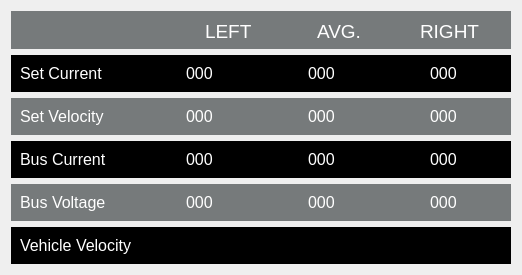
        <widget class="QWidget" name="block1" native="true">
         <property name="sizePolicy">
          <sizepolicy hsizetype="Preferred" vsizetype="Fixed">
           <horstretch>0</horstretch>
           <verstretch>0</verstretch>
          </sizepolicy>
         </property>
         <property name="minimumSize">
          <size>
           <width>0</width>
           <height>275</height>
          </size>
         </property>
         <property name="maximumSize">
          <size>
           <width>16777215</width>
           <height>250</height>
          </size>
         </property>
         <property name="styleSheet">
          <string notr="true">QWidget#block1
{
border: 1px solid grey;
}</string>
         </property>
         <layout class="QGridLayout" name="gridLayout_2">
          <item row="1" column="0">
           <widget class="QWidget" name="widget_4" native="true">
            <property name="autoFillBackground">
             <bool>false</bool>
            </property>
            <property name="styleSheet">
             <string notr="true">background-color: rgb(0, 0, 0);</string>
            </property>
            <layout class="QHBoxLayout" name="horizontalLayout">
             <item>
              <widget class="QLabel" name="label_4">
               <property name="font">
                <font>
                 <pointsize>12</pointsize>
                </font>
               </property>
               <property name="styleSheet">
                <string notr="true">color: white;</string>
               </property>
               <property name="text">
                <string>&lt;html&gt;&lt;head/&gt;&lt;body&gt;&lt;p&gt;Set Current&lt;/p&gt;&lt;/body&gt;&lt;/html&gt;</string>
               </property>
              </widget>
             </item>
             <item alignment="Qt::AlignHCenter">
              <widget class="QLabel" name="setCurrentLeftLabel">
               <property name="font">
                <font>
                 <pointsize>12</pointsize>
                </font>
               </property>
               <property name="styleSheet">
                <string notr="true">color: white;</string>
               </property>
               <property name="text">
                <string>000</string>
               </property>
              </widget>
             </item>
             <item alignment="Qt::AlignHCenter">
              <widget class="QLabel" name="setCurrentAvgLabel">
               <property name="font">
                <font>
                 <pointsize>12</pointsize>
                </font>
               </property>
               <property name="styleSheet">
                <string notr="true">color: white;</string>
               </property>
               <property name="text">
                <string>000</string>
               </property>
              </widget>
             </item>
             <item alignment="Qt::AlignHCenter">
              <widget class="QLabel" name="setCurrentRightLabel">
               <property name="font">
                <font>
                 <pointsize>12</pointsize>
                </font>
               </property>
               <property name="styleSheet">
                <string notr="true">color: white;</string>
               </property>
               <property name="text">
                <string>000</string>
               </property>
              </widget>
             </item>
            </layout>
           </widget>
          </item>
          <item row="2" column="0">
           <widget class="QWidget" name="widget_7" native="true">
            <property name="styleSheet">
             <string notr="true">background-color: rgb(46, 52, 54,160);</string>
            </property>
            <layout class="QHBoxLayout" name="horizontalLayout_2">
             <item>
              <widget class="QLabel" name="label_8">
               <property name="font">
                <font>
                 <pointsize>12</pointsize>
                </font>
               </property>
               <property name="styleSheet">
                <string notr="true">color: white;
background: transparent;
</string>
               </property>
               <property name="text">
                <string>Set Velocity</string>
               </property>
              </widget>
             </item>
             <item alignment="Qt::AlignHCenter">
              <widget class="QLabel" name="setVelocityLeftLabel">
               <property name="font">
                <font>
                 <pointsize>12</pointsize>
                </font>
               </property>
               <property name="styleSheet">
                <string notr="true">color: white;
background: transparent;</string>
               </property>
               <property name="text">
                <string>000</string>
               </property>
              </widget>
             </item>
             <item alignment="Qt::AlignHCenter">
              <widget class="QLabel" name="setVelocityAvgLabel">
               <property name="font">
                <font>
                 <pointsize>12</pointsize>
                </font>
               </property>
               <property name="styleSheet">
                <string notr="true">color: white;
background: transparent;</string>
               </property>
               <property name="text">
                <string>000</string>
               </property>
              </widget>
             </item>
             <item alignment="Qt::AlignHCenter">
              <widget class="QLabel" name="setVelocityRightLabel">
               <property name="font">
                <font>
                 <pointsize>12</pointsize>
                </font>
               </property>
               <property name="styleSheet">
                <string notr="true">color: white;
background: transparent;</string>
               </property>
               <property name="text">
                <string>000</string>
               </property>
              </widget>
             </item>
            </layout>
           </widget>
          </item>
          <item row="3" column="0">
           <widget class="QWidget" name="widget_6" native="true">
            <property name="styleSheet">
             <string notr="true">background-color: rgb(0, 0, 0);</string>
            </property>
            <layout class="QHBoxLayout" name="horizontalLayout_3">
             <item>
              <widget class="QLabel" name="label_14">
               <property name="font">
                <font>
                 <pointsize>12</pointsize>
                </font>
               </property>
               <property name="styleSheet">
                <string notr="true">color: white;</string>
               </property>
               <property name="text">
                <string>Bus Current</string>
               </property>
              </widget>
             </item>
             <item alignment="Qt::AlignHCenter">
              <widget class="QLabel" name="busCurrentLeftLabel">
               <property name="font">
                <font>
                 <pointsize>12</pointsize>
                </font>
               </property>
               <property name="styleSheet">
                <string notr="true">color: white;</string>
               </property>
               <property name="text">
                <string>000</string>
               </property>
              </widget>
             </item>
             <item alignment="Qt::AlignHCenter">
              <widget class="QLabel" name="busCurrentAvgLabel">
               <property name="font">
                <font>
                 <pointsize>12</pointsize>
                </font>
               </property>
               <property name="styleSheet">
                <string notr="true">color: white;</string>
               </property>
               <property name="text">
                <string>000</string>
               </property>
              </widget>
             </item>
             <item alignment="Qt::AlignHCenter">
              <widget class="QLabel" name="busCurrentRightLabel">
               <property name="font">
                <font>
                 <pointsize>12</pointsize>
                </font>
               </property>
               <property name="styleSheet">
                <string notr="true">color: white;</string>
               </property>
               <property name="text">
                <string>000</string>
               </property>
              </widget>
             </item>
            </layout>
           </widget>
          </item>
          <item row="4" column="0">
           <widget class="QWidget" name="widget_8" native="true">
            <property name="styleSheet">
             <string notr="true">background-color: rgb(46, 52, 54,160); </string>
            </property>
            <layout class="QHBoxLayout" name="horizontalLayout_4">
             <item>
              <widget class="QLabel" name="label_17">
               <property name="font">
                <font>
                 <pointsize>12</pointsize>
                </font>
               </property>
               <property name="styleSheet">
                <string notr="true">color: white;
background: transparent;</string>
               </property>
               <property name="text">
                <string>Bus Voltage</string>
               </property>
              </widget>
             </item>
             <item alignment="Qt::AlignHCenter">
              <widget class="QLabel" name="busVoltageLeftLabel">
               <property name="font">
                <font>
                 <pointsize>12</pointsize>
                </font>
               </property>
               <property name="styleSheet">
                <string notr="true">color: white;
background: transparent;</string>
               </property>
               <property name="text">
                <string>000</string>
               </property>
              </widget>
             </item>
             <item alignment="Qt::AlignHCenter">
              <widget class="QLabel" name="busVoltageAvgLabel">
               <property name="font">
                <font>
                 <pointsize>12</pointsize>
                </font>
               </property>
               <property name="styleSheet">
                <string notr="true">color: white;
background: transparent;</string>
               </property>
               <property name="text">
                <string>000</string>
               </property>
              </widget>
             </item>
             <item alignment="Qt::AlignHCenter">
              <widget class="QLabel" name="busVoltageRightLabel">
               <property name="font">
                <font>
                 <pointsize>12</pointsize>
                </font>
               </property>
               <property name="styleSheet">
                <string notr="true">color: white;
background: transparent;</string>
               </property>
               <property name="text">
                <string>000</string>
               </property>
              </widget>
             </item>
            </layout>
           </widget>
          </item>
          <item row="5" column="0">
           <widget class="QWidget" name="widget_3" native="true">
            <property name="styleSheet">
             <string notr="true">background-color: rgb(0, 0, 0);</string>
            </property>
            <layout class="QHBoxLayout" name="horizontalLayout_5">
             <item>
              <widget class="QLabel" name="label_19">
               <property name="font">
                <font>
                 <pointsize>12</pointsize>
                </font>
               </property>
               <property name="autoFillBackground">
                <bool>false</bool>
               </property>
               <property name="styleSheet">
                <string notr="true">color: white;</string>
               </property>
               <property name="text">
                <string>Vehicle Velocity</string>
               </property>
              </widget>
             </item>
             <item alignment="Qt::AlignHCenter">
              <widget class="QLabel" name="vehicleVelocityLeftLabel">
               <property name="font">
                <font>
                 <pointsize>12</pointsize>
                </font>
               </property>
               <property name="styleSheet">
                <string notr="true">color: white;</string>
               </property>
               <property name="text">
                <string/>
               </property>
              </widget>
             </item>
             <item alignment="Qt::AlignHCenter">
              <widget class="QLabel" name="vehicleVelocityAvgLabel">
               <property name="font">
                <font>
                 <pointsize>12</pointsize>
                </font>
               </property>
               <property name="styleSheet">
                <string notr="true">color:white;</string>
               </property>
               <property name="text">
                <string/>
               </property>
              </widget>
             </item>
             <item alignment="Qt::AlignHCenter">
              <widget class="QLabel" name="vehicleVelocityRightLabel">
               <property name="font">
                <font>
                 <pointsize>12</pointsize>
                </font>
               </property>
               <property name="styleSheet">
                <string notr="true">color: white;</string>
               </property>
               <property name="text">
                <string/>
               </property>
              </widget>
             </item>
            </layout>
           </widget>
          </item>
          <item row="0" column="0">
           <widget class="QWidget" name="widget_5" native="true">
            <property name="sizePolicy">
             <sizepolicy hsizetype="Preferred" vsizetype="Fixed">
              <horstretch>0</horstretch>
              <verstretch>0</verstretch>
             </sizepolicy>
            </property>
            <property name="minimumSize">
             <size>
              <width>500</width>
              <height>38</height>
             </size>
            </property>
            <property name="styleSheet">
             <string notr="true">background-color: rgb(46, 52, 54,160);</string>
            </property>
            <layout class="QGridLayout" name="gridLayout_4">
             <item row="0" column="0">
              <spacer name="horizontalSpacer">
               <property name="orientation">
                <enum>Qt::Horizontal</enum>
               </property>
               <property name="sizeType">
                <enum>QSizePolicy::Fixed</enum>
               </property>
               <property name="sizeHint" stdset="0">
                <size>
                 <width>157</width>
                 <height>20</height>
                </size>
               </property>
              </spacer>
             </item>
             <item row="0" column="2" alignment="Qt::AlignHCenter">
              <widget class="QLabel" name="label_38">
               <property name="styleSheet">
                <string notr="true">color:white;
background: transparent;</string>
               </property>
               <property name="text">
                <string>&lt;html&gt;&lt;head/&gt;&lt;body&gt;&lt;p&gt;&lt;span style=&quot; font-size:14pt;&quot;&gt;AVG.&lt;/span&gt;&lt;/p&gt;&lt;/body&gt;&lt;/html&gt;</string>
               </property>
              </widget>
             </item>
             <item row="0" column="4" alignment="Qt::AlignHCenter">
              <widget class="QLabel" name="label_37">
               <property name="styleSheet">
                <string notr="true">color:white;
background: transparent;</string>
               </property>
               <property name="text">
                <string>&lt;html&gt;&lt;head/&gt;&lt;body&gt;&lt;p&gt;&lt;span style=&quot; font-size:14pt;&quot;&gt;RIGHT&lt;/span&gt;&lt;/p&gt;&lt;/body&gt;&lt;/html&gt;</string>
               </property>
              </widget>
             </item>
             <item row="0" column="1" alignment="Qt::AlignHCenter">
              <widget class="QLabel" name="label_39">
               <property name="styleSheet">
                <string notr="true">color: white;
background: transparent;</string>
               </property>
               <property name="text">
                <string>&lt;html&gt;&lt;head/&gt;&lt;body&gt;&lt;p&gt;&lt;span style=&quot; font-size:14pt;&quot;&gt;LEFT&lt;/span&gt;&lt;/p&gt;&lt;/body&gt;&lt;/html&gt;</string>
               </property>
              </widget>
             </item>
            </layout>
           </widget>
          </item>
         </layout>
        </widget>
